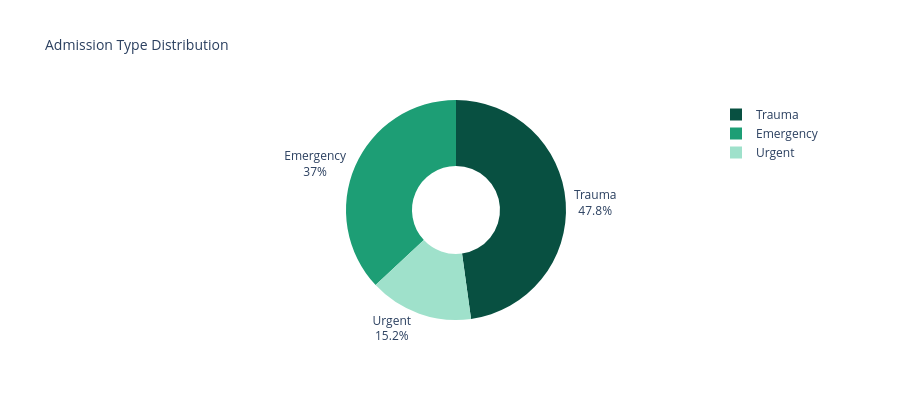

Notebook code cell kept with this figure:
### Code cell
# Chart 2: Admission type breakdown

# WHY: Emergency vs Elective ratio is a key operational pressure indicator
admission_counts = df['Type of Admission'].value_counts().reset_index()
admission_counts.columns = ['Admission_Type', 'Count']
admission_counts['Percentage'] = (admission_counts['Count'] / len(df) * 100).round(1)

fig2 = px.pie(
    admission_counts, values='Count', names='Admission_Type',
    title='Admission Type Distribution',
    color_discrete_sequence=['#085041','#1D9E75','#9FE1CB'],
    hole=0.4
)
fig2.update_traces(textposition='outside', textinfo='percent+label')
fig2.update_layout(height=400, title_font_size=14)
fig2.write_html('charts/admission_types.html')
fig2.show()
print(admission_counts)

### Figure 1 — Plotly figure (JSON) as saved in the notebook; plotly's stock layout.template omitted (floating-point values rounded to 4 significant figures)
{"data": [{"domain": {"x": [0, 1], "y": [0, 1]}, "hole": 0.4, "hovertemplate": "Admission_Type=%{label}<br>Count=%{value}<extra></extra>", "labels": ["Trauma", "Emergency", "Urgent"], "legendgroup": "", "name": "", "showlegend": true, "textinfo": "percent+label", "textposition": "outside", "type": "pie", "values": [152261, 117676, 48501]}], "layout": {"height": 400, "legend": {"tracegroupgap": 0}, "piecolorway": ["#085041", "#1D9E75", "#9FE1CB"], "title": {"font": {"size": 14}, "text": "Admission Type Distribution"}}}
